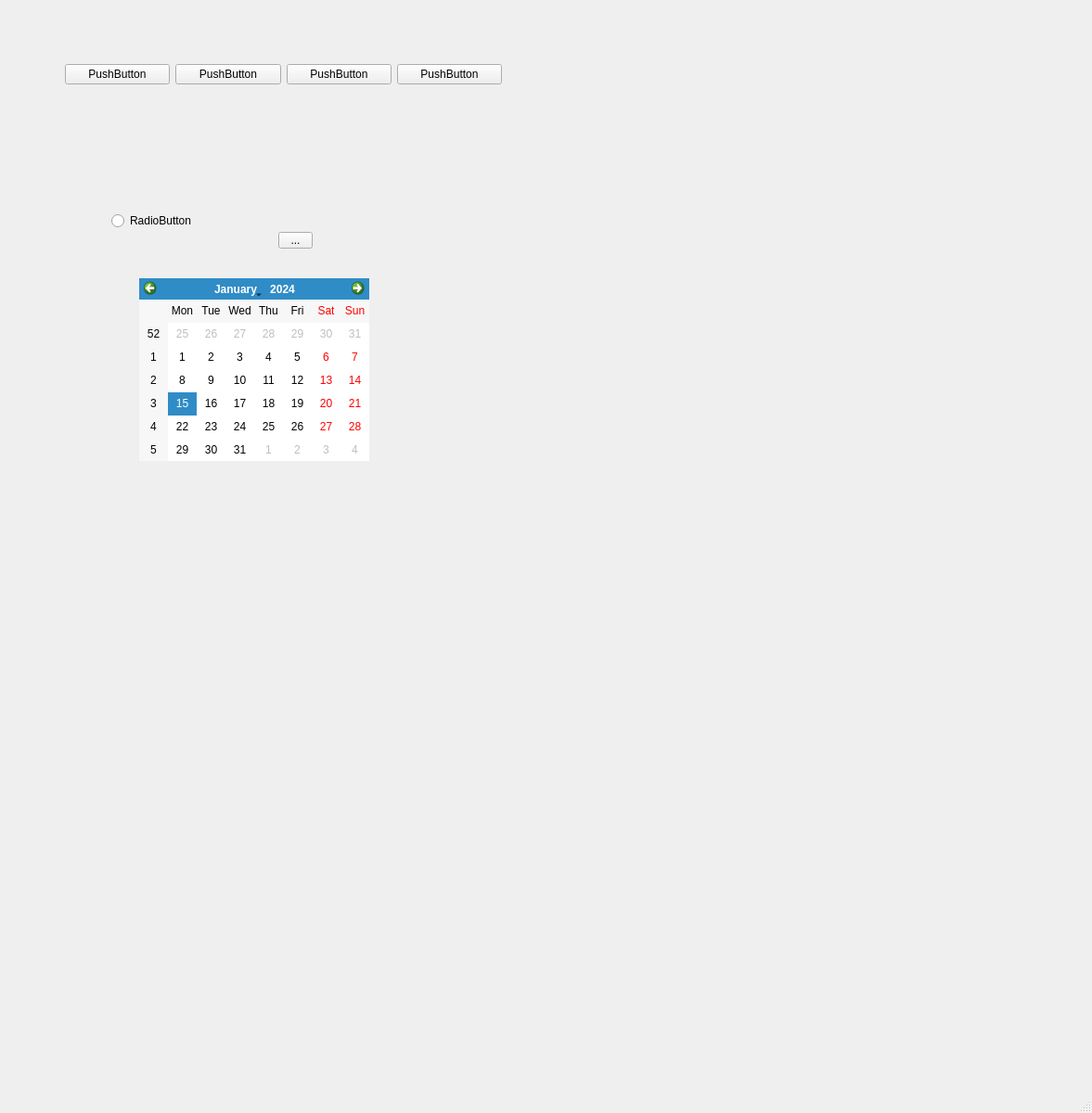
<?xml version="1.0" encoding="UTF-8"?>
<ui version="4.0">
 <class>MainWindow</class>
 <widget class="QMainWindow" name="MainWindow">
  <property name="geometry">
   <rect>
    <x>0</x>
    <y>0</y>
    <width>1177</width>
    <height>1200</height>
   </rect>
  </property>
  <property name="windowTitle">
   <string>MainWindow</string>
  </property>
  <widget class="QWidget" name="centralwidget">
   <widget class="QRadioButton" name="radioButton">
    <property name="geometry">
     <rect>
      <x>120</x>
      <y>230</y>
      <width>89</width>
      <height>16</height>
     </rect>
    </property>
    <property name="text">
     <string>RadioButton</string>
    </property>
   </widget>
   <widget class="QToolButton" name="toolButton">
    <property name="geometry">
     <rect>
      <x>300</x>
      <y>250</y>
      <width>37</width>
      <height>18</height>
     </rect>
    </property>
    <property name="text">
     <string>...</string>
    </property>
   </widget>
   <widget class="QCalendarWidget" name="calendarWidget">
    <property name="geometry">
     <rect>
      <x>150</x>
      <y>300</y>
      <width>248</width>
      <height>197</height>
     </rect>
    </property>
   </widget>
   <widget class="QWidget" name="layoutWidget">
    <property name="geometry">
     <rect>
      <x>70</x>
      <y>50</y>
      <width>471</width>
      <height>61</height>
     </rect>
    </property>
    <layout class="QHBoxLayout" name="horizontalLayout">
     <item>
      <widget class="QPushButton" name="pushButton_2">
       <property name="text">
        <string>PushButton</string>
       </property>
      </widget>
     </item>
     <item>
      <widget class="QPushButton" name="pushButton">
       <property name="text">
        <string>PushButton</string>
       </property>
      </widget>
     </item>
     <item>
      <widget class="QPushButton" name="pushButton_3">
       <property name="text">
        <string>PushButton</string>
       </property>
      </widget>
     </item>
     <item>
      <widget class="QPushButton" name="pushButton_4">
       <property name="text">
        <string>PushButton</string>
       </property>
      </widget>
     </item>
    </layout>
   </widget>
  </widget>
  <widget class="QMenuBar" name="menubar">
   <property name="geometry">
    <rect>
     <x>0</x>
     <y>0</y>
     <width>1177</width>
     <height>23</height>
    </rect>
   </property>
  </widget>
  <widget class="QStatusBar" name="statusbar"/>
 </widget>
 <resources/>
 <connections/>
</ui>
